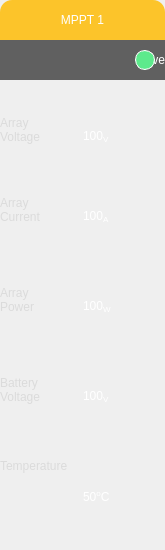
      <widget class="QWidget" name="mppt1" native="true">
       <property name="sizePolicy">
        <sizepolicy hsizetype="Fixed" vsizetype="Fixed">
         <horstretch>0</horstretch>
         <verstretch>0</verstretch>
        </sizepolicy>
       </property>
       <property name="minimumSize">
        <size>
         <width>165</width>
         <height>550</height>
        </size>
       </property>
       <property name="maximumSize">
        <size>
         <width>165</width>
         <height>550</height>
        </size>
       </property>
       <property name="styleSheet">
        <string notr="true">QWidget#mppt1{
border-radius:12px;
background-color:rgba(45, 45, 45,150);
}</string>
       </property>
       <widget class="QLabel" name="mppt1Header">
        <property name="geometry">
         <rect>
          <x>0</x>
          <y>0</y>
          <width>165</width>
          <height>40</height>
         </rect>
        </property>
        <property name="sizePolicy">
         <sizepolicy hsizetype="Fixed" vsizetype="Fixed">
          <horstretch>0</horstretch>
          <verstretch>0</verstretch>
         </sizepolicy>
        </property>
        <property name="minimumSize">
         <size>
          <width>165</width>
          <height>40</height>
         </size>
        </property>
        <property name="maximumSize">
         <size>
          <width>165</width>
          <height>40</height>
         </size>
        </property>
        <property name="styleSheet">
         <string notr="true">QLabel#mppt1Header{
font: 20pt &quot;Arial&quot;;
color:white;
border-top-left-radius:12px;
border-top-right-radius:12px;
background-color:rgba(255, 187, 0, 210);
}</string>
        </property>
        <property name="text">
         <string>MPPT 1</string>
        </property>
        <property name="alignment">
         <set>Qt::AlignCenter</set>
        </property>
       </widget>
       <widget class="QLabel" name="mppt1AliveLabel">
        <property name="geometry">
         <rect>
          <x>0</x>
          <y>40</y>
          <width>165</width>
          <height>40</height>
         </rect>
        </property>
        <property name="sizePolicy">
         <sizepolicy hsizetype="Fixed" vsizetype="Fixed">
          <horstretch>0</horstretch>
          <verstretch>0</verstretch>
         </sizepolicy>
        </property>
        <property name="minimumSize">
         <size>
          <width>165</width>
          <height>40</height>
         </size>
        </property>
        <property name="maximumSize">
         <size>
          <width>165</width>
          <height>40</height>
         </size>
        </property>
        <property name="styleSheet">
         <string notr="true">QLabel#mppt1AliveLabel{
font: 18pt &quot;Arial&quot;;
color:white;
background-color:rgba(56, 56, 56, 200);
}</string>
        </property>
        <property name="text">
         <string>Alive</string>
        </property>
        <property name="alignment">
         <set>Qt::AlignRight|Qt::AlignTrailing|Qt::AlignVCenter</set>
        </property>
        <property name="margin">
         <number>57</number>
        </property>
       </widget>
       <widget class="QLabel" name="mppt1ArrayVoltageLabel">
        <property name="geometry">
         <rect>
          <x>0</x>
          <y>90</y>
          <width>101</width>
          <height>80</height>
         </rect>
        </property>
        <property name="sizePolicy">
         <sizepolicy hsizetype="Fixed" vsizetype="Fixed">
          <horstretch>0</horstretch>
          <verstretch>0</verstretch>
         </sizepolicy>
        </property>
        <property name="minimumSize">
         <size>
          <width>101</width>
          <height>80</height>
         </size>
        </property>
        <property name="maximumSize">
         <size>
          <width>101</width>
          <height>80</height>
         </size>
        </property>
        <property name="styleSheet">
         <string notr="true">font:16pt &quot;Arial&quot;;
color:rgb(219, 219, 219);</string>
        </property>
        <property name="text">
         <string>Array
Voltage</string>
        </property>
        <property name="margin">
         <number>15</number>
        </property>
       </widget>
       <widget class="QLabel" name="mppt1ArrayCurrentLabel">
        <property name="geometry">
         <rect>
          <x>0</x>
          <y>170</y>
          <width>101</width>
          <height>80</height>
         </rect>
        </property>
        <property name="sizePolicy">
         <sizepolicy hsizetype="Fixed" vsizetype="Fixed">
          <horstretch>0</horstretch>
          <verstretch>0</verstretch>
         </sizepolicy>
        </property>
        <property name="minimumSize">
         <size>
          <width>101</width>
          <height>80</height>
         </size>
        </property>
        <property name="maximumSize">
         <size>
          <width>101</width>
          <height>80</height>
         </size>
        </property>
        <property name="styleSheet">
         <string notr="true">font:16pt &quot;Arial&quot;;
color:rgb(219, 219, 219);</string>
        </property>
        <property name="text">
         <string>Array
Current</string>
        </property>
        <property name="margin">
         <number>15</number>
        </property>
       </widget>
       <widget class="QLabel" name="mppt1ArrayPowerLabel">
        <property name="geometry">
         <rect>
          <x>0</x>
          <y>260</y>
          <width>101</width>
          <height>80</height>
         </rect>
        </property>
        <property name="sizePolicy">
         <sizepolicy hsizetype="Fixed" vsizetype="Fixed">
          <horstretch>0</horstretch>
          <verstretch>0</verstretch>
         </sizepolicy>
        </property>
        <property name="minimumSize">
         <size>
          <width>101</width>
          <height>80</height>
         </size>
        </property>
        <property name="maximumSize">
         <size>
          <width>101</width>
          <height>80</height>
         </size>
        </property>
        <property name="styleSheet">
         <string notr="true">font:16pt &quot;Arial&quot;;
color:rgb(219, 219, 219);</string>
        </property>
        <property name="text">
         <string>Array
Power</string>
        </property>
        <property name="margin">
         <number>15</number>
        </property>
       </widget>
       <widget class="QLabel" name="mppt1BatteryVoltageLabel">
        <property name="geometry">
         <rect>
          <x>0</x>
          <y>350</y>
          <width>101</width>
          <height>80</height>
         </rect>
        </property>
        <property name="sizePolicy">
         <sizepolicy hsizetype="Fixed" vsizetype="Fixed">
          <horstretch>0</horstretch>
          <verstretch>0</verstretch>
         </sizepolicy>
        </property>
        <property name="minimumSize">
         <size>
          <width>101</width>
          <height>80</height>
         </size>
        </property>
        <property name="maximumSize">
         <size>
          <width>101</width>
          <height>80</height>
         </size>
        </property>
        <property name="styleSheet">
         <string notr="true">font:16pt &quot;Arial&quot;;
color:rgb(219, 219, 219);</string>
        </property>
        <property name="text">
         <string>Battery
Voltage</string>
        </property>
        <property name="margin">
         <number>15</number>
        </property>
       </widget>
       <widget class="QLabel" name="mppt1TemperatureLabel">
        <property name="geometry">
         <rect>
          <x>0</x>
          <y>410</y>
          <width>150</width>
          <height>111</height>
         </rect>
        </property>
        <property name="minimumSize">
         <size>
          <width>150</width>
          <height>0</height>
         </size>
        </property>
        <property name="maximumSize">
         <size>
          <width>150</width>
          <height>16777215</height>
         </size>
        </property>
        <property name="styleSheet">
         <string notr="true">font:16pt &quot;Arial&quot;;
color:rgb(219, 219, 219);</string>
        </property>
        <property name="text">
         <string>Temperature</string>
        </property>
        <property name="margin">
         <number>15</number>
        </property>
       </widget>
       <widget class="QLabel" name="mppt1ArrayVoltage">
        <property name="geometry">
         <rect>
          <x>80</x>
          <y>100</y>
          <width>110</width>
          <height>80</height>
         </rect>
        </property>
        <property name="sizePolicy">
         <sizepolicy hsizetype="Fixed" vsizetype="Fixed">
          <horstretch>0</horstretch>
          <verstretch>0</verstretch>
         </sizepolicy>
        </property>
        <property name="minimumSize">
         <size>
          <width>110</width>
          <height>80</height>
         </size>
        </property>
        <property name="maximumSize">
         <size>
          <width>110</width>
          <height>80</height>
         </size>
        </property>
        <property name="styleSheet">
         <string notr="true">font:24pt &quot;Arial&quot;;
margin-bottom:7px;
color:white;</string>
        </property>
        <property name="text">
         <string>100&lt;sub&gt;V&lt;/Sub&gt;</string>
        </property>
        <property name="textFormat">
         <enum>Qt::AutoText</enum>
        </property>
        <property name="alignment">
         <set>Qt::AlignLeading|Qt::AlignLeft|Qt::AlignVCenter</set>
        </property>
        <property name="margin">
         <number>10</number>
        </property>
       </widget>
       <widget class="QLabel" name="mppt1ArrayCurrent">
        <property name="geometry">
         <rect>
          <x>80</x>
          <y>180</y>
          <width>110</width>
          <height>80</height>
         </rect>
        </property>
        <property name="sizePolicy">
         <sizepolicy hsizetype="Fixed" vsizetype="Fixed">
          <horstretch>0</horstretch>
          <verstretch>0</verstretch>
         </sizepolicy>
        </property>
        <property name="minimumSize">
         <size>
          <width>110</width>
          <height>80</height>
         </size>
        </property>
        <property name="maximumSize">
         <size>
          <width>110</width>
          <height>80</height>
         </size>
        </property>
        <property name="styleSheet">
         <string notr="true">font:24pt &quot;Arial&quot;;
margin-bottom:7px;
color:white;</string>
        </property>
        <property name="text">
         <string>100&lt;sub&gt;A&lt;/sub&gt;</string>
        </property>
        <property name="textFormat">
         <enum>Qt::AutoText</enum>
        </property>
        <property name="alignment">
         <set>Qt::AlignLeading|Qt::AlignLeft|Qt::AlignVCenter</set>
        </property>
        <property name="margin">
         <number>10</number>
        </property>
       </widget>
       <widget class="QLabel" name="mppt1ArrayPower">
        <property name="geometry">
         <rect>
          <x>80</x>
          <y>270</y>
          <width>120</width>
          <height>80</height>
         </rect>
        </property>
        <property name="sizePolicy">
         <sizepolicy hsizetype="Fixed" vsizetype="Fixed">
          <horstretch>0</horstretch>
          <verstretch>0</verstretch>
         </sizepolicy>
        </property>
        <property name="minimumSize">
         <size>
          <width>120</width>
          <height>80</height>
         </size>
        </property>
        <property name="maximumSize">
         <size>
          <width>120</width>
          <height>80</height>
         </size>
        </property>
        <property name="styleSheet">
         <string notr="true">font:24pt &quot;Arial&quot;;
margin-bottom:7px;
color:white;</string>
        </property>
        <property name="text">
         <string>100&lt;sub&gt;W&lt;/sub&gt;</string>
        </property>
        <property name="textFormat">
         <enum>Qt::AutoText</enum>
        </property>
        <property name="alignment">
         <set>Qt::AlignLeading|Qt::AlignLeft|Qt::AlignVCenter</set>
        </property>
        <property name="margin">
         <number>10</number>
        </property>
       </widget>
       <widget class="QLabel" name="mppt1BatteryVoltage">
        <property name="geometry">
         <rect>
          <x>80</x>
          <y>360</y>
          <width>110</width>
          <height>80</height>
         </rect>
        </property>
        <property name="sizePolicy">
         <sizepolicy hsizetype="Fixed" vsizetype="Fixed">
          <horstretch>0</horstretch>
          <verstretch>0</verstretch>
         </sizepolicy>
        </property>
        <property name="minimumSize">
         <size>
          <width>110</width>
          <height>80</height>
         </size>
        </property>
        <property name="maximumSize">
         <size>
          <width>110</width>
          <height>80</height>
         </size>
        </property>
        <property name="styleSheet">
         <string notr="true">font:24pt &quot;Arial&quot;;
margin-bottom:7px;
color:white;</string>
        </property>
        <property name="text">
         <string>100&lt;sub&gt;V&lt;/sub&gt;</string>
        </property>
        <property name="textFormat">
         <enum>Qt::AutoText</enum>
        </property>
        <property name="alignment">
         <set>Qt::AlignLeading|Qt::AlignLeft|Qt::AlignVCenter</set>
        </property>
        <property name="margin">
         <number>10</number>
        </property>
       </widget>
       <widget class="QLabel" name="mppt1Temperature">
        <property name="geometry">
         <rect>
          <x>80</x>
          <y>460</y>
          <width>130</width>
          <height>81</height>
         </rect>
        </property>
        <property name="minimumSize">
         <size>
          <width>130</width>
          <height>0</height>
         </size>
        </property>
        <property name="maximumSize">
         <size>
          <width>130</width>
          <height>16777215</height>
         </size>
        </property>
        <property name="styleSheet">
         <string notr="true">font:24pt &quot;Arial&quot;;
margin-bottom:7px;
color:white;</string>
        </property>
        <property name="text">
         <string>50&lt;sup&gt;o&lt;/sup&gt;C</string>
        </property>
        <property name="margin">
         <number>10</number>
        </property>
       </widget>
       <widget class="QWidget" name="mppt1AliveIndicator" native="true">
        <property name="geometry">
         <rect>
          <x>135</x>
          <y>50</y>
          <width>20</width>
          <height>20</height>
         </rect>
        </property>
        <property name="sizePolicy">
         <sizepolicy hsizetype="Fixed" vsizetype="Fixed">
          <horstretch>0</horstretch>
          <verstretch>0</verstretch>
         </sizepolicy>
        </property>
        <property name="minimumSize">
         <size>
          <width>20</width>
          <height>20</height>
         </size>
        </property>
        <property name="maximumSize">
         <size>
          <width>20</width>
          <height>20</height>
         </size>
        </property>
        <property name="styleSheet">
         <string notr="true">background-color:rgb(93, 234, 140);
border-radius:10px;
border: 1px solid white;</string>
        </property>
       </widget>
      </widget>
